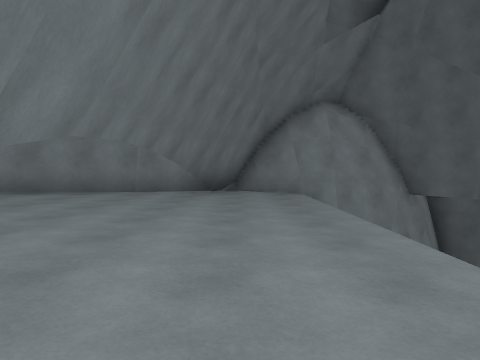
view 1 (above)

18 first-person views from a walk through a 3-D level made in the Unity game engine. The camera is 1.2 m above the floor, tilts 2° down and sees 70° across. The floor is counted in squares, 2 m on a side. Each view is taken from the middle of a square. On the plan, view 1 faces up. The plan holds only what a view shows up to about 10 squares ahead; the rest is blank. The place goes on beyond the plan. Some animated figures are left out.

view 2
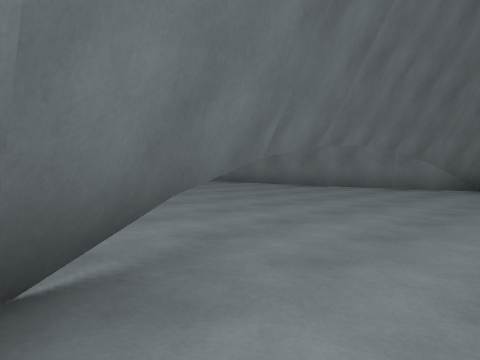

view 3
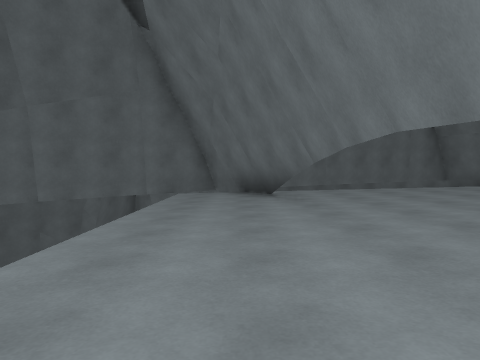

view 4
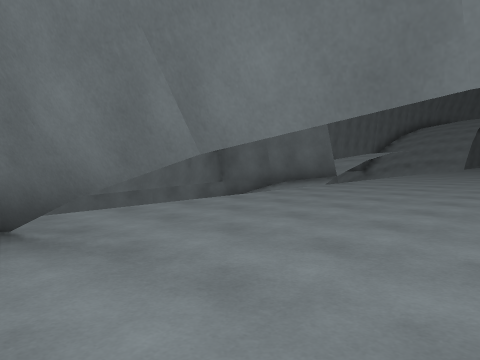

view 5
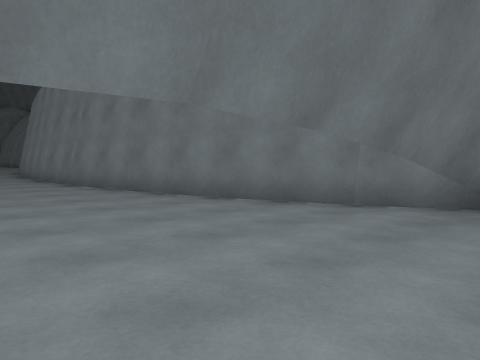

view 6
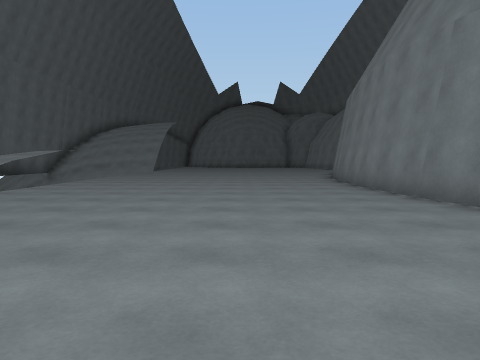

view 7
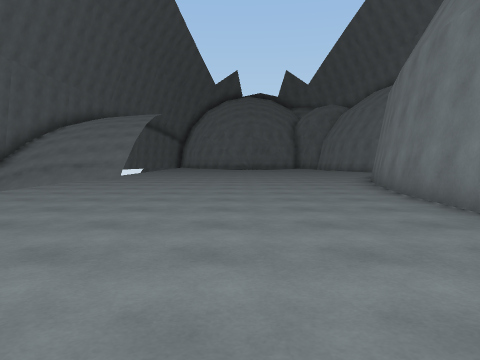

view 8
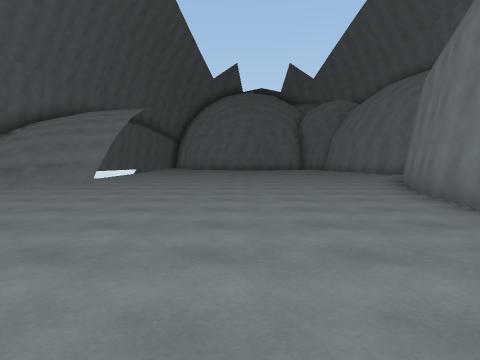

view 9
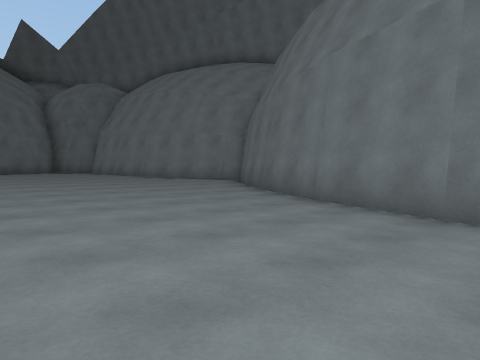

view 10
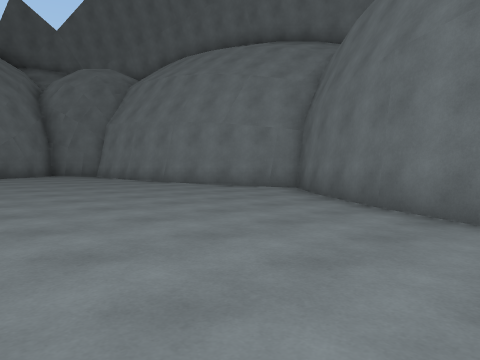

view 11
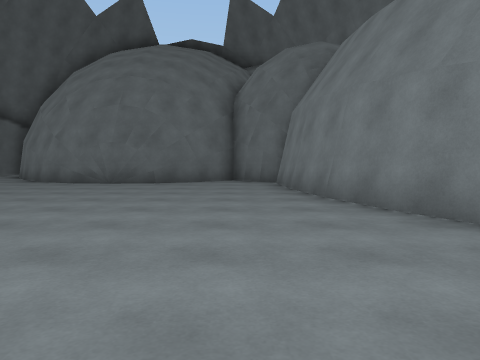

view 12
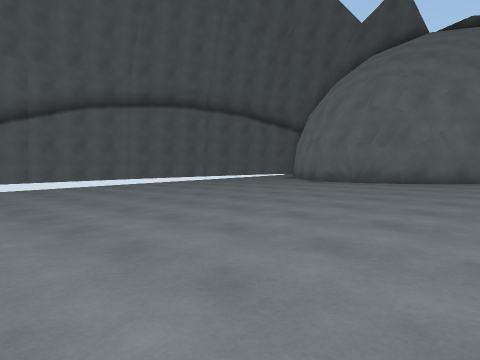

view 13
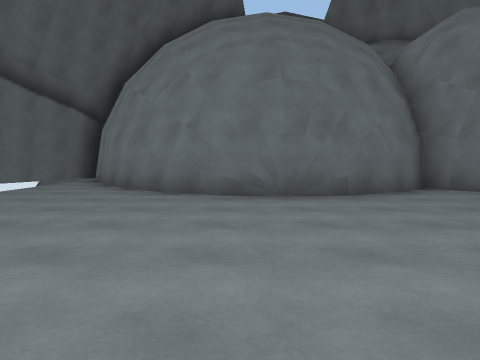

view 14
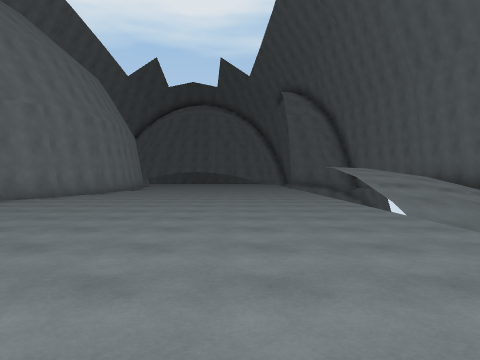

view 15
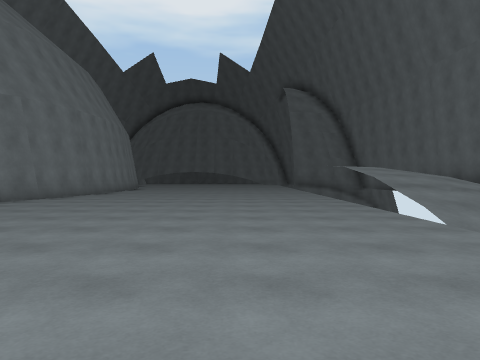

view 16
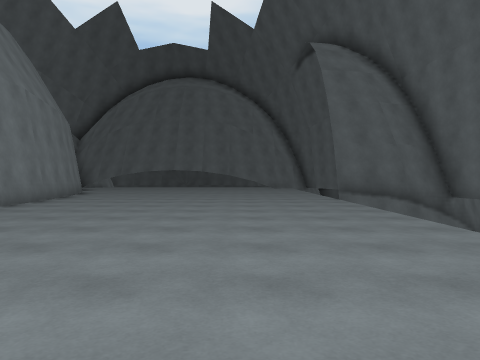

view 17
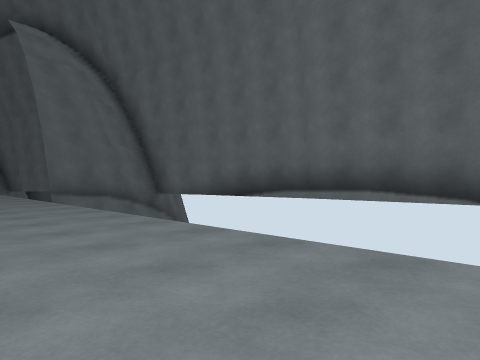

view 18
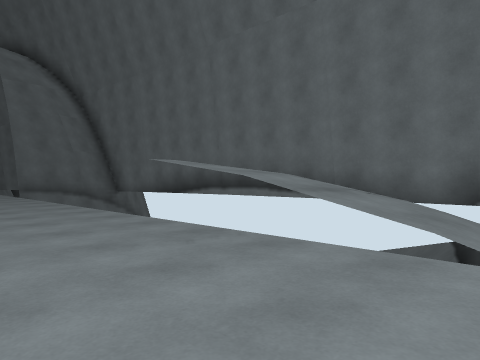

### Floor plan
Key: @ floor where view 1 was taken; # wall or solid block; . main floor; - floor 0.25 m lower than the main floor; : floor 0.5 m higher than the main floor; + floor 0.75 m higher than the main floor; _ floor 0.75 m lower than the main floor; * floor 1.75 m higher than the main floor; / step, stairs or slope; = window, fence, low wall or low ledge; ^ raised ledge; T thing the floor can be seen under or through.
Columns run from 33 left of view 1 to 4 right of it. Each row starts with its distance up from view 1.
 10          ####
  9       ####:.###                ######
  8    ####::::...###            ####__#
  7    #++:::::.....###       ####__#__
  6    #++:::::.......#########-____#__^
  5    ##+:::::............-----____#__^
  4     #+:::::............-----_______^
  3     #+:::::............-----____T__^
  2    ##+:::::............-----____T__^
  1   ##++:::::............-----____T__
  0 ###+++:::::............-----____T@_  #
 -1 #+++++  :::..../.......-----____TT_^##
 -2 ##          //////***////#////   ###
 -3              //////      #/
 -4               ////       #/
 -5                       ///##
 -6               #########=# #
 -7                #
 -8                #

Positions as (right, up) in squares from view 1, and headings:
1: (0, 0), facing up
2: (1, -1), facing up-left
3: (0, 7), facing down
4: (0, 3), facing down-left
5: (0, 3), facing up-left
6: (-3, 3), facing left
7: (-7, 3), facing left
8: (-9, 3), facing left
9: (-14, 2), facing up-left
10: (-17, 3), facing up-left
11: (-20, 7), facing left
12: (-20, 8), facing down-left
13: (-23, 3), facing left
14: (-25, 1), facing right
15: (-24, 1), facing right
16: (-17, 1), facing right
17: (-17, 1), facing down-right
18: (-20, 1), facing down-right
